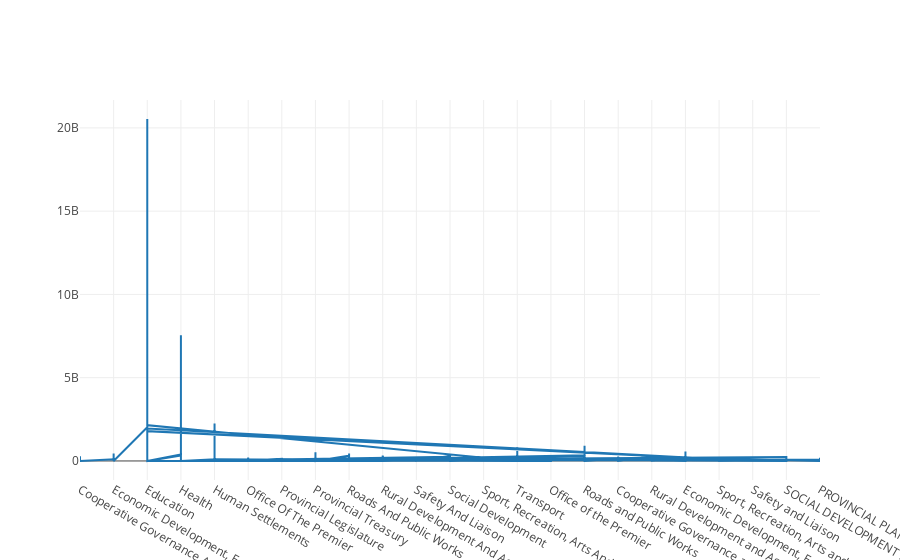

The cell this chart's notebook holds for it:
### Code cell
import pandas as pd
import plotly.graph_objs as go
from plotly.offline import download_plotlyjs, init_notebook_mode, plot, iplot

data = pd.read_csv("provincial-time-series.csv")
data.dropna()

EC = data[data.government == 'Eastern Cape']
money = EC1.value
prov = EC1.department


# Create a trace
trace = go.Scatter(
    x = prov,
    y = money
)

data = [trace]

iplot(data, filename='basic-line')

### Figure 1 — Plotly figure (JSON) as saved in the notebook; plotly's stock layout.template omitted (floating-point values rounded to 4 significant figures; data arrays with more than 128 entries replaced by an {"elided": "..."} marker saying what was removed)
{"data": [{"type": "scatter", "uid": "5ed9c2ab-99ef-420b-bf2a-3f300a46fbb2", "x": {"elided": "17640 str values"}, "y": {"elided": "17640 float values"}}], "layout": {}}
